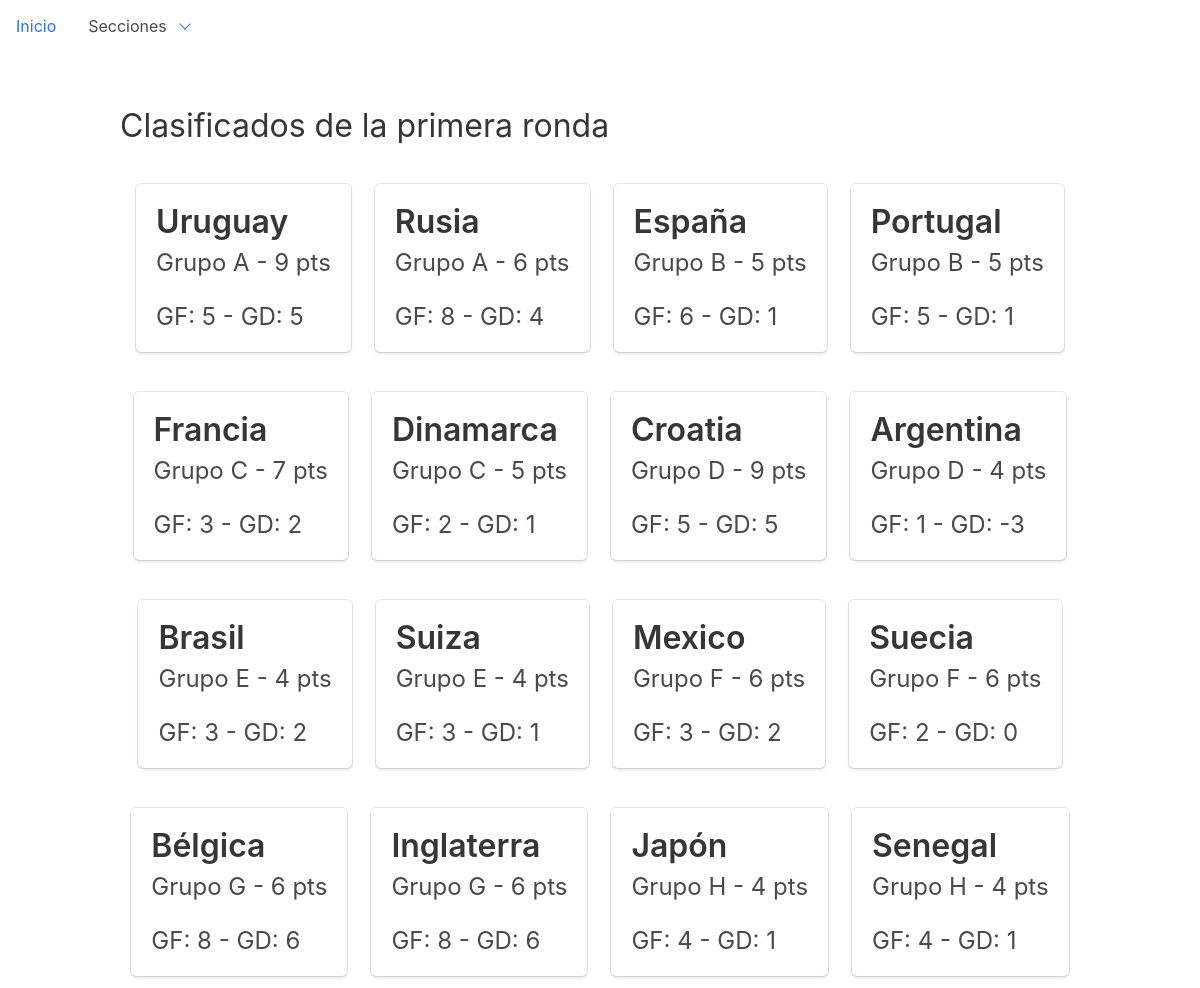
The page /dashboard/rounds/eight on the database as committed earlier.
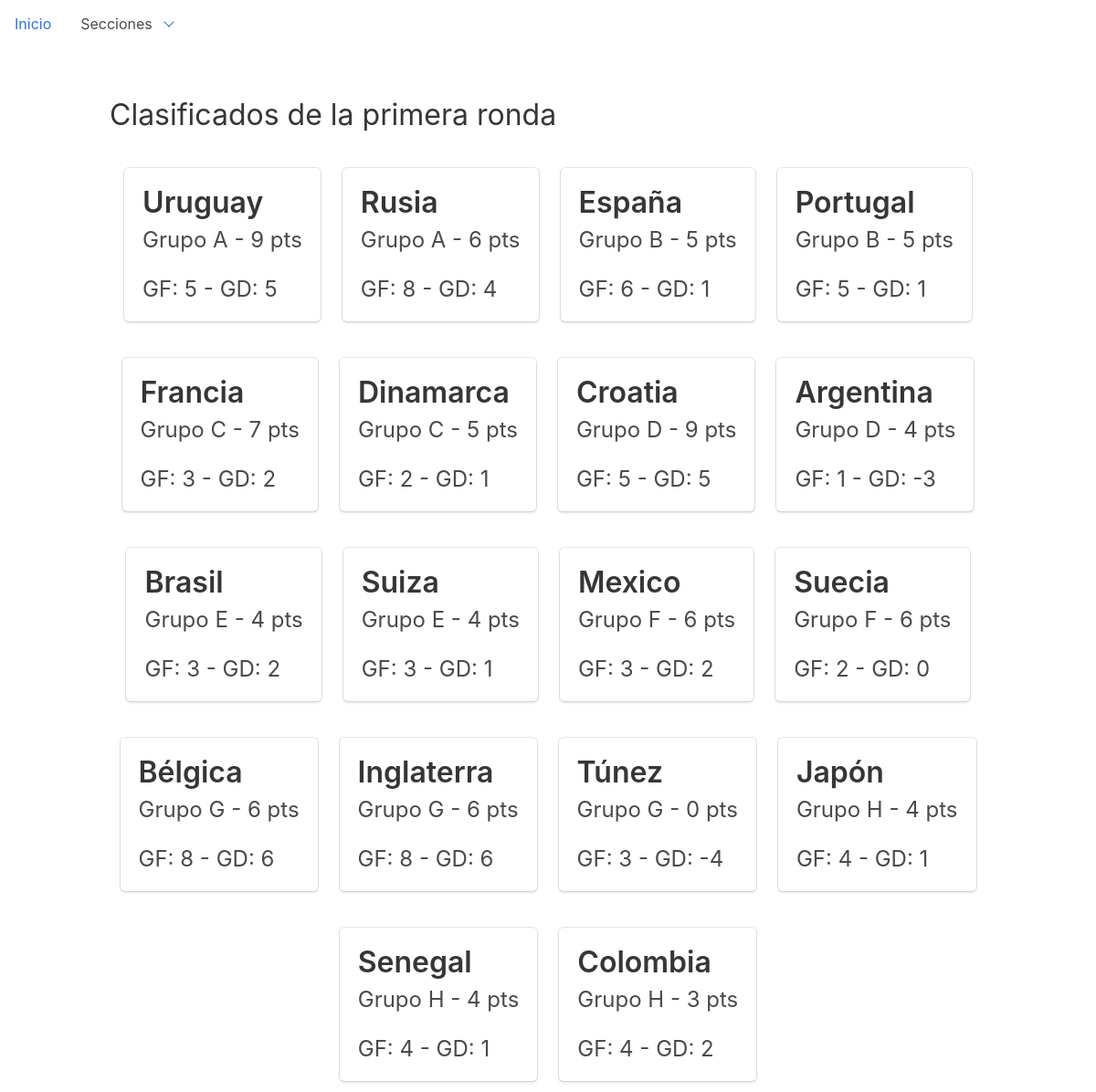
The same page on the database as committed later.
### dashboard/models.py (models this page shows, shortened)
class Round(models.Model):
    ROUND_CHOICES = (
        ('1', 'Primera fase'),
        ('2', 'Octavos'),
        ('3', 'Cuarto'),
        ('4', 'Semifinales'),
        ('5', 'Tercer lugar'),
        ('6', 'Finales'),
    )
    stage = models.CharField(choices=ROUND_CHOICES, max_length=1, default='1')
    played_matches = models.IntegerField(default=0)
    won = models.IntegerField(default=0)
    draw = models.IntegerField(default=0)
    lose = models.IntegerField(default=0)
    points = models.IntegerField(default=0)
    goals_for = models.IntegerField(default=0)
    goals_against = models.IntegerField(default=0)
    goals_difference = models.IntegerField(default=0)
    position = models.CharField(default="", max_length=24)
    source = models.ForeignKey('Gambler', on_delete=models.DO_NOTHING, null=True)
    done = models.BooleanField(default=False)
    team = models.ForeignKey('Team', on_delete=models.DO_NOTHING)
    class Meta:
        ordering = ["stage", "team__group"]

class Team(models.Model):
    GROUP_CHOICES = (
        ('A', 'Grupo A'),
        ('B', 'Grupo B'),
        ('C', 'Grupo C'),
        ('D', 'Grupo D'),
        ('E', 'Grupo E'),
        ('F', 'Grupo F'),
        ('G', 'Grupo G'),
        ('H', 'Grupo H'),
    )
    group = models.CharField(choices=GROUP_CHOICES, max_length=1, null=True, default='A')
    name = models.CharField(max_length=32)
    code = models.CharField(max_length=32)
    cups = models.IntegerField(default=0)
    finals = models.IntegerField(default=0)
    semifinals = models.IntegerField(default=0)
    class Meta:
        ordering = ["name"]

### dashboard/views.py (the view)
def qualified_eight(request):
    qualified_list = Round.objects.filter(
        Q(position__startswith="Primero", source__name__startswith="OFicial") | Q(position__startswith="Segundo",
                                                                                  source__name__startswith="OFicial")).order_by(
        "team__group", "position")
    template = loader.get_template('dashboard/qualified_oficial.html')
    context = {
        'qualified_list': qualified_list,
    }
    return HttpResponse(template.render(context, request))

### templates/dashboard/qualified_oficial.html (shortened to what this page needs)
{% extends 'base.html' %}
{% block content %}
    <h1 class="title">Clasificados de la primera ronda</h1>
    <div class="columns is-mobile is-multiline is-centered">
        {% for qualified in qualified_list %}
            <div class="column is-narrow">
                <p class="bd-notification is-primary">
                <div class="box text-center">
                    <p class="title is-3">{{ qualified.team.name }}</p>
                    <p class="subtitle is-4">{{ qualified.team.get_group_display }} - {{ qualified.points }} pts</p>
                    <p class="subtitle is-4">GF: {{ qualified.goals_for }} - GD: {{ qualified.goals_difference }}</p>
                </div>
            </div>
        {% endfor %}
    </div>
{% endblock %}

Rows that differ between the two databases and show on the page:
now on this page (row edited): Round: team.name "Túnez", team.group "Grupo G", points "0", goals_for "3", goals_difference "-4"
now on this page (row edited): Round: team.name "Colombia", team.group "Grupo H", points "3", goals_for "4", goals_difference "2"
